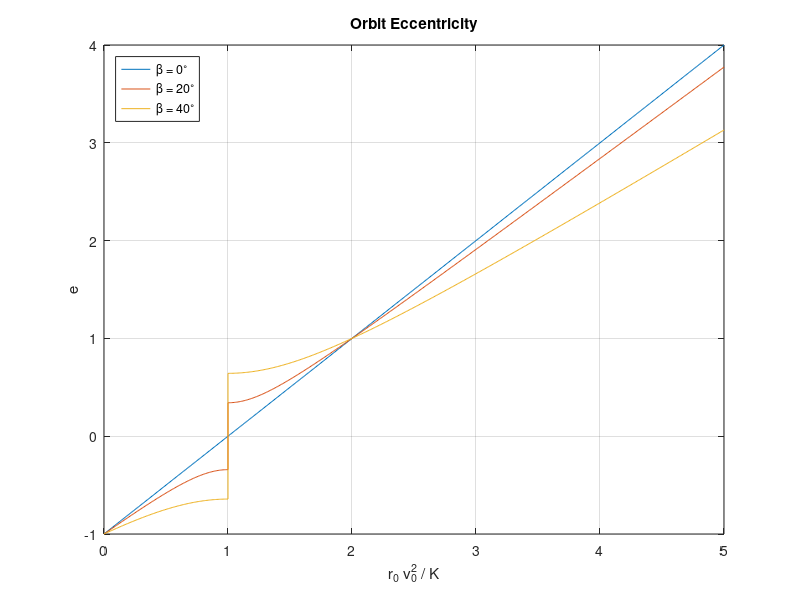

This figure's MATLAB source:
% This is free software: you can redistribute it and/or modify
% it under the terms of the GNU Lesser General Public License as
% published by the Free Software Foundation, either version 3
% of the License, or (at your option) any later version.
%
% This is distributed in the hope that it will be useful,
% but WITHOUT ANY WARRANTY; without even the implied warranty of
% MERCHANTABILITY or FITNESS FOR A PARTICULAR PURPOSE.  See the
% GNU Lesser General Public License for more details.
%
% Copyright (c) 2020, Eun Hwan Shin.

clear
close all
% This script generate Fig. 4.9-2. Orbit eccentricity estabilished initial 
% values of \beta and r v^2/K.

% Let x = r_0 v_0^2 / K

x1 = [0:0.01:1];
x2 = [1:0.01:5];
x = [x1 x2];

beta = [0, 20, 40] * pi/180;

% Note from (4.9-6) that e < 0 when r_0 v_0^2 / K < 1:
% \frac{r_0 v_0^2}{K} \cos^2 \beta_0 = 1 + e \cos \theta_0.

for i=1:length(beta),
  c = cos(beta(i))^2;
  s = sin(beta(i))^2;
  e1 = -((x1 - 1).^2 * c + s).^0.5; 
  e2 = ((x2 - 1).^2 * c + s).^0.5;

  plot(x, [e1 e2]);
  hold on
end
hold off

legend('\beta = 0^\circ', '\beta = 20^\circ', '\beta = 40^\circ', 'location', 'northwest')
xlabel('r_0 v_0^2 / K')
ylabel('e')
title('Orbit Eccentricity')
grid on